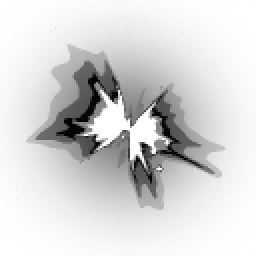
#> input picture AssetsLab/Source/Apollo/ProjectileFire/ProjectileFire0004.png, 128 x 128 px (shown 2 times larger); its folder holds only this picture in this run
$ python invert.py
#> lines starting #> are read from the running program, lines starting #| are printed output that depends on the picture
from PIL import Image
import PIL.ImageOps
import os

path = 'Source/Apollo/ProjectileFire/'
newpath = 'Source/Apollo/ApolloFire/'

for filename in os.listdir(path):
    img = Image.open(path+filename)
#> img is the input picture: PIL image 128x128 RGBA; mean R, G, B, A 13.2, 13.2, 13.2, 50.7
    r,g,b,a = img.split()
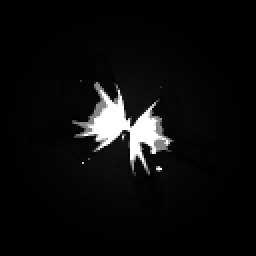
#> r: PIL image 128x128 L (shown 2 times larger); min 0, max 255, mean 13.2
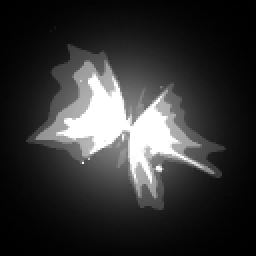
#> a: PIL image 128x128 L (shown 2 times larger); min 0, max 255, mean 50.7
    rgb_image = Image.merge('RGB', (r,g,b))
    inverted_image = PIL.ImageOps.invert(rgb_image)
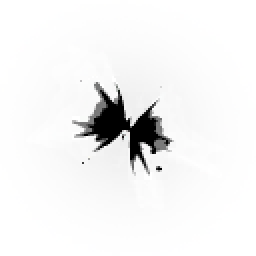
#> inverted_image: PIL image 128x128 RGB (shown 2 times larger); mean R, G, B 241.8, 241.8, 241.8
    r2,g2,b2 = inverted_image.split()
    img = Image.merge('RGBA', (r2,g2,b2,a))
    img.save(newpath+filename)
